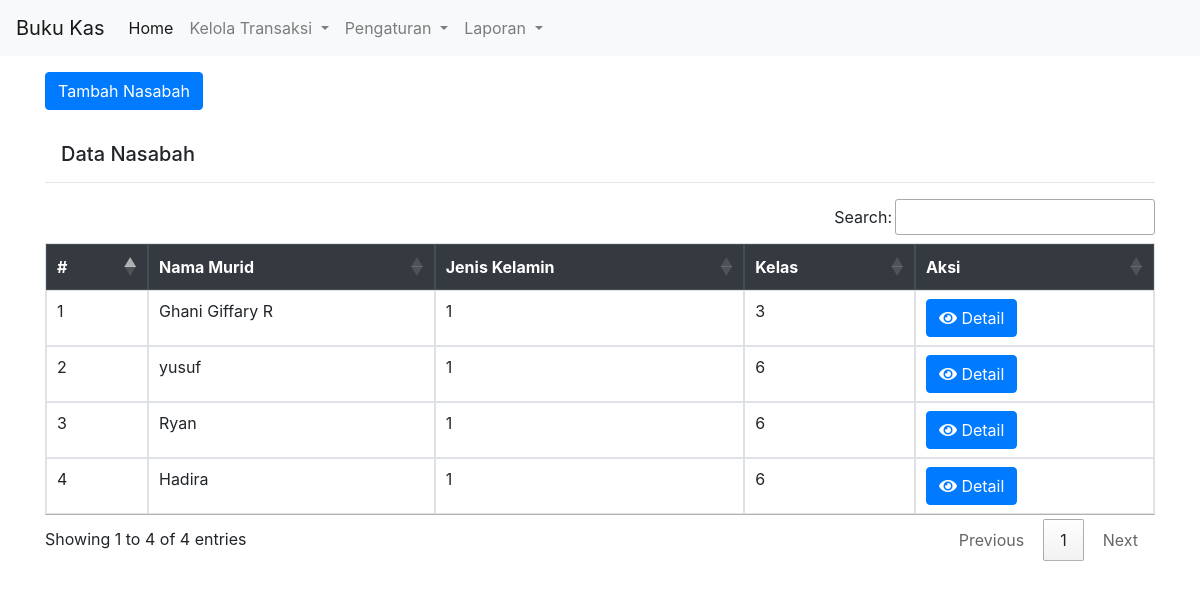
Screenshot of /nasabah.php with the database file from the repository.
### tables this page shows
CREATE TABLE `data_nasabah` (
  `id` int(11) NOT NULL AUTO_INCREMENT,
  `id_nsbh` varchar(50) DEFAULT NULL,
  `nama_murid` varchar(25) DEFAULT NULL,
  `jenis_kelamin` enum('1','2') DEFAULT NULL,
  `kelas` int(2) DEFAULT NULL,
  `nama_wali` varchar(25) DEFAULT NULL,
  `alamat` varchar(150) DEFAULT NULL,
  `telp` varchar(16) DEFAULT NULL,
  PRIMARY KEY (`id`)
);

### nasabah.php (the view, shortened to what this page needs)
<!DOCTYPE html>
<html lang="en">
<head>
    <link rel="stylesheet" href="https://use.fontawesome.com/releases/v5.6.3/css/all.css" />
    <link rel="stylesheet" href="https://stackpath.bootstrapcdn.com/bootstrap/4.3.1/css/bootstrap.min.css" />
    <link rel="stylesheet" href="https://cdn.jsdelivr.net/npm/bootstrap@4.5.3/dist/css/bootstrap.min.css" />
    <link rel="stylesheet" href="https://cdn.datatables.net/1.10.22/css/jquery.dataTables.min.css" />
    <link rel="stylesheet" type="text/css"
        href="https://cdn.datatables.net/v/dt/jqc-1.12.4/dt-1.10.22/b-1.6.5/b-html5-1.6.5/cr-1.5.2/fh-3.1.7/r-2.2.6/rg-1.1.2/sb-1.0.0/datatables.min.css" />
    <link rel="stylesheet"
        href="https://cdnjs.cloudflare.com/ajax/libs/bootstrap-datepicker/1.9.0/css/bootstrap-datepicker.min.css"
 />
</head>
<body>
    <?php include 'navbar.php'; ?>
    <div class="container">
        <a href="create_nasabah.php" class="btn btn-primary my-3">Tambah Nasabah</a>
        <div class="row">
            <div class="col-lg">
                <h5 class="row mt-3 ml-3">Data Nasabah</h5>
                <hr>
                <div class="row">
                    <div class="col-md">
                        <table class="table table-bordered mt-3" id="myTable">
                            <thead class="thead-dark">
                                <tr>
                                    <th scope="col">#</th>
                                    <th scope="col">Nama Murid</th>
                                    <th scope="col">Jenis Kelamin</th>
                                    <th scope="col">Kelas</th>
                                    <th scope="col">Aksi</th>
                                </tr>
                            </thead>
                            <tbody>
                                <?php
                                include 'config.php';
                                $i = 1;
                                $sql = "select * from data_nasabah";
                                if ($result = $conn->query($sql)) {
                                    while ($row = $result->fetch_assoc()) {
                                ?>
                                <tr>
                                    <td><?= $i++; ?></td>
                                    <td><?= $row['nama_murid']; ?></td>
                                    <td><?= $row['jenis_kelamin']; ?></td>
                                    <td><?= $row['kelas']; ?></td>
                                    <td><a href="detail-nasabah.php?id=<?= $row['id']; ?>" class="btn btn-primary"><span
                                                class="fas fa-eye"></span>
                                            Detail</a></td>
                                </tr>
                                <?php
                                    }
                                };
                                ?>
                            </tbody>
                        </table>
                    </div>
                </div>
            </div>
        </div>
    </div>
</body>
</html>

### rows the page displays
data_nasabah: nama_murid "Ghani Giffary R", jenis_kelamin "1", kelas "3"
data_nasabah: nama_murid "yusuf", jenis_kelamin "1", kelas "6"
data_nasabah: nama_murid "Ryan", jenis_kelamin "1", kelas "6"
data_nasabah: nama_murid "Hadira", jenis_kelamin "1", kelas "6"
